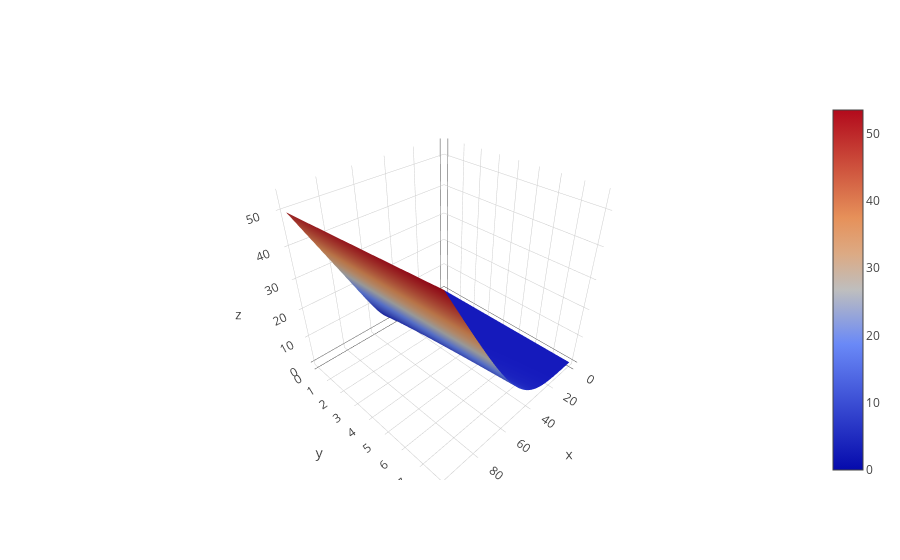

Here is the notebook cell this chart was saved with:
### Code cell
sigma = 0.2
r = 0.05
T = 1 
K = 100


S0 = np.arange(50.0, 150.0, 1)

pv_call = BlackScholes('C', S0, K, r, sigma, T)

# Create traces

z = [BlackScholes('C', S0, K, r, sigma, T) for T in np.arange(0.1, 1.0, 0.1)]

data = [
    go.Surface(z=z)

]


iplot(data, filename='scatter-mode')

### Figure 1 — Plotly figure (JSON) as saved in the notebook; plotly's stock layout.template omitted (floating-point values rounded to 4 significant figures; data arrays with more than 128 entries replaced by an {"elided": "..."} marker saying what was removed)
{"data": [{"type": "surface", "z": {"elided": "9x100 float values"}}], "layout": {}}
